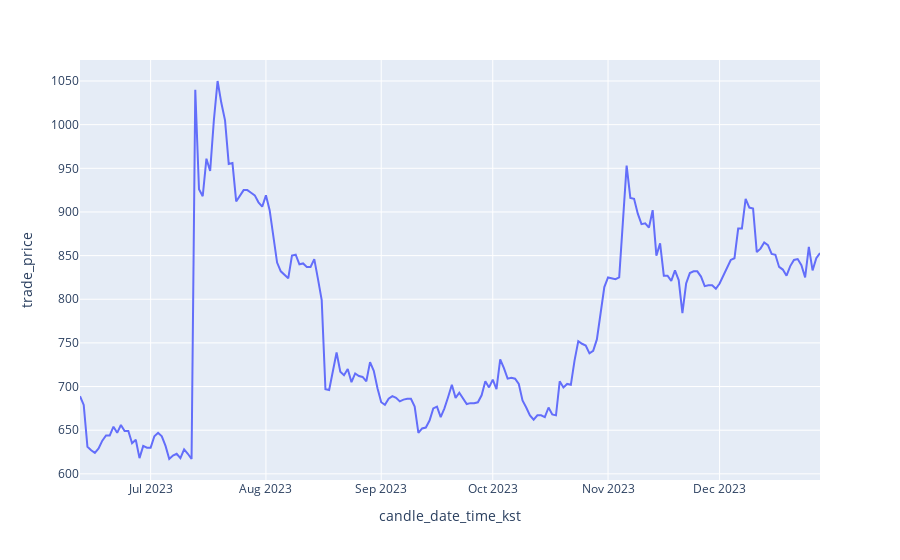

Write notebook code for a chart like this one.
### Code cell
fig = px.line(my_df[my_df.market=='XRP'],
                x = 'candle_date_time_kst',
                y = 'trade_price')
fig.show()

### Figure 1 — Plotly figure (JSON) as saved in the notebook; plotly's stock layout.template omitted (floating-point values rounded to 4 significant figures; data arrays with more than 128 entries replaced by an {"elided": "..."} marker saying what was removed)
{"data": [{"hovertemplate": "candle_date_time_kst=%{x}<br>trade_price=%{y}<extra></extra>", "legendgroup": "", "line": {"color": "#636efa", "dash": "solid"}, "marker": {"symbol": "circle"}, "mode": "lines", "name": "", "orientation": "v", "showlegend": false, "type": "scatter", "x": {"elided": "200 str values"}, "xaxis": "x", "y": {"elided": "200 int values"}, "yaxis": "y"}], "layout": {"legend": {"tracegroupgap": 0}, "margin": {"t": 60}, "xaxis": {"anchor": "y", "domain": [0, 1], "title": {"text": "candle_date_time_kst"}}, "yaxis": {"anchor": "x", "domain": [0, 1], "title": {"text": "trade_price"}}}}
